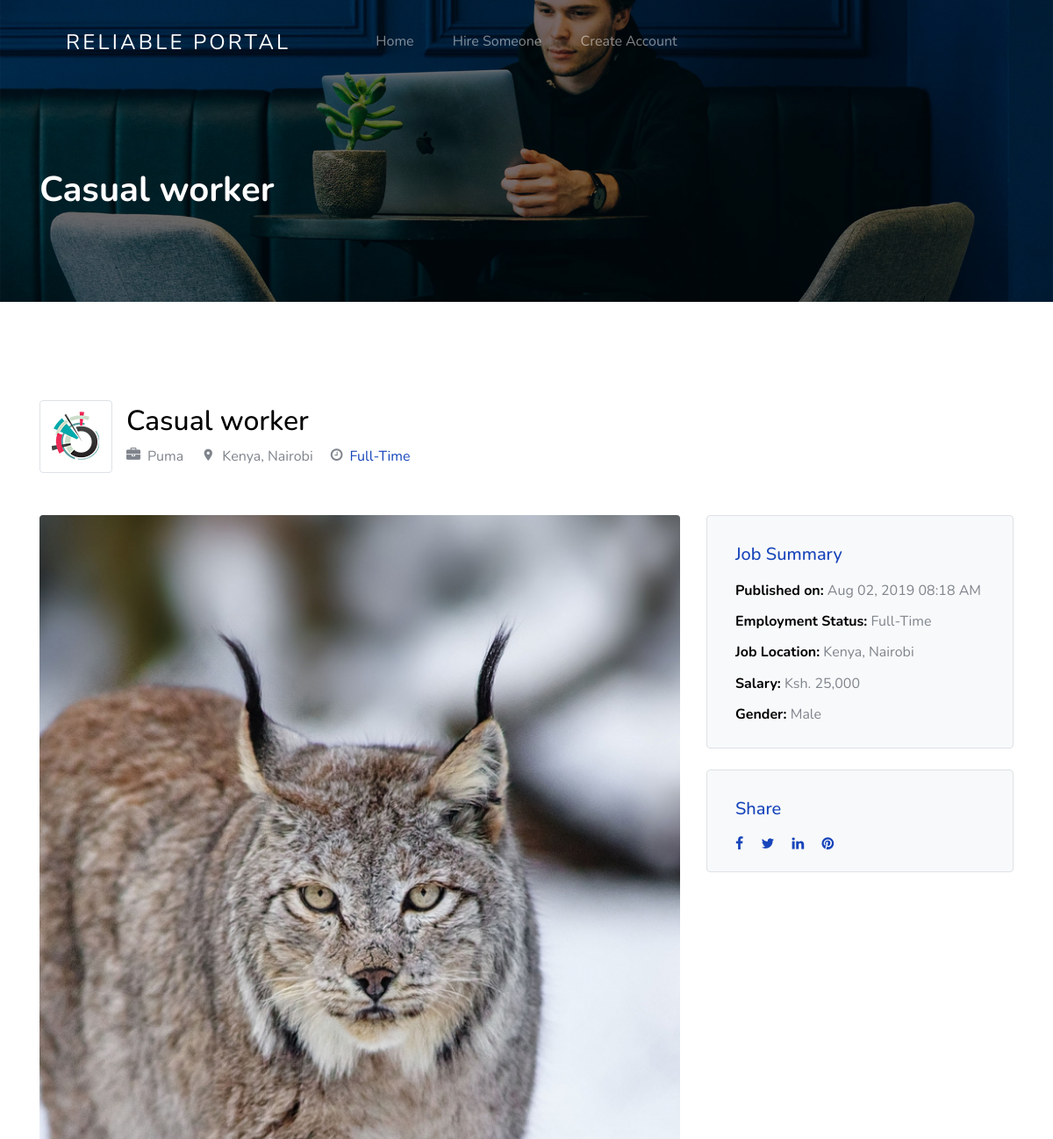
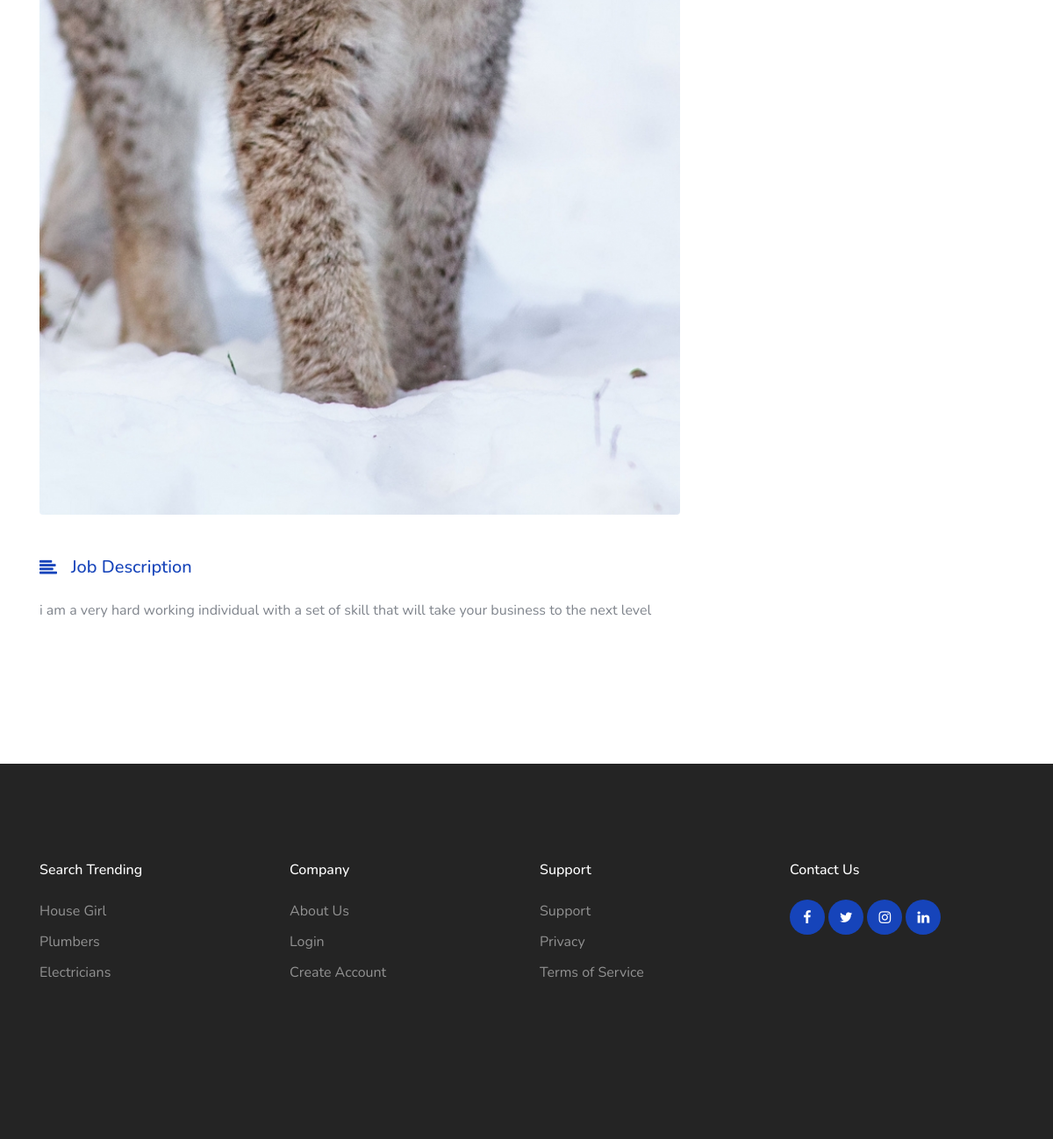
/job-single.php?job_id=8432, run on the app's committed database (2 pictures, top to bottom).
### tables this page shows
CREATE TABLE `business_profile` (
  `id` int(11) NOT NULL,
  `freelancer_id` int(255) NOT NULL,
  `job_category` varchar(191) NOT NULL,
  `job_description` longtext NOT NULL,
  `duration` varchar(191) NOT NULL,
  `salary` varchar(255) NOT NULL
);

CREATE TABLE `freelancer` (
  `id` int(11) NOT NULL,
  `freelancer_id` int(255) NOT NULL,
  `first` varchar(255) NOT NULL,
  `last` varchar(255) NOT NULL,
  `phone` varchar(255) NOT NULL,
  `id_number` varchar(255) NOT NULL,
  `country` varchar(255) NOT NULL,
  `county` varchar(255) NOT NULL,
  `city` varchar(255) NOT NULL,
  `image` longtext NOT NULL,
  `gender` varchar(255) NOT NULL,
  `date_created` datetime NOT NULL DEFAULT CURRENT_TIMESTAMP
);

### inc/functions.php (called while the page is built, shortened)
<?php
function pretty_date($date)
{
    return date("M d, Y h:i A", strtotime($date));
}
function money($number)
{
    return 'Ksh. ' . number_format($number, 0);
}

### job-single.php (the view, shortened to what this page needs)
<?php
include 'inc/db.php';
include 'inc/functions.php';
include 'inc/head.php';
if (isset($_GET['job_id'])) {
  $job_id = $_GET['job_id'];
  $query = "SELECT *
              FROM  freelancer INNER JOIN business_profile
              ON  freelancer.freelancer_id =  business_profile.freelancer_id WHERE freelancer.freelancer_id = '$job_id'";
  $getJobDetails = $db->query($query);
  $loopJobDetails = mysqli_fetch_assoc($getJobDetails);
}
?>
<body id="top">
  <div class="site-wrap">
    <?php include 'inc/nav.php'; ?>
    <section class="section-hero overlay inner-page bg-image" style="background-image: url('images/hero_1.jpg');" id="home-section">
      <div class="container">
        <div class="row">
          <div class="col-md-7">
            <h1 class="text-white font-weight-bold"><?= $loopJobDetails['job_category']; ?></h1>
          </div>
        </div>
      </div>
    </section>
    <section class="site-section">
      <div class="container">
        <div class="row align-items-center mb-5">
          <div class="col-lg-8 mb-4 mb-lg-0">
            <div class="d-flex align-items-center">
              <div class="border p-2 d-inline-block mr-3 rounded">
                <img src="images/featured-listing-1.jpg" alt="Free Website Template By Free-Template.co">
              </div>
              <div>
                <h2><?= $loopJobDetails['job_category']; ?></h2>
                <div>
                  <span class="ml-0 mr-2 mb-2"><span class="icon-briefcase mr-2"></span>Puma</span>
                  <span class="m-2"><span class="icon-room mr-2"></span><?= $loopJobDetails['country'] . ', ' . $loopJobDetails['county']; ?></span>
                  <span class="m-2"><span class="icon-clock-o mr-2"></span><span class="text-primary"><?= $loopJobDetails['duration']; ?></span></span>
                </div>
              </div>
            </div>
          </div>
        </div>
        <div class="row">
          <div class="col-lg-8">
            <div class="mb-5">
              <figure class="mb-5"><img src="images/freelancers/<?= $loopJobDetails['image']; ?>" alt="Free Website Template by Free-Template.co" class="img-fluid rounded"></figure>
              <h3 class="h5 d-flex align-items-center mb-4 text-primary"><span class="icon-align-left mr-3"></span>Job Description</h3>
              <?= $loopJobDetails['job_description']; ?>
            </div>
          </div>
          <div class="col-lg-4">
            <div class="bg-light p-3 border rounded mb-4">
              <h3 class="text-primary  mt-3 h5 pl-3 mb-3 ">Job Summary</h3>
              <ul class="list-unstyled pl-3 mb-0">
                <li class="mb-2"><strong class="text-black">Published on:</strong> <?= pretty_date($loopJobDetails['date_created']); ?></li>
                <li class="mb-2"><strong class="text-black">Employment Status:</strong> <?= $loopJobDetails['duration']; ?></li>
                <li class="mb-2"><strong class="text-black">Job Location:</strong> <?= $loopJobDetails['country'] . ', ' . $loopJobDetails['county']; ?></li>
                <li class="mb-2"><strong class="text-black">Salary:</strong> <?= money($loopJobDetails['salary']); ?></li>
                <li class="mb-2"><strong class="text-black">Gender:</strong> <?= ucfirst($loopJobDetails['gender']); ?></li>
              </ul>
            </div>
            <div class="bg-light p-3 border rounded">
              <h3 class="text-primary  mt-3 h5 pl-3 mb-3 ">Share</h3>
              <div class="px-3">
                <a href="#" class="pt-3 pb-3 pr-3 pl-0"><span class="icon-facebook"></span></a>
                <a href="#" class="pt-3 pb-3 pr-3 pl-0"><span class="icon-twitter"></span></a>
                <a href="#" class="pt-3 pb-3 pr-3 pl-0"><span class="icon-linkedin"></span></a>
                <a href="#" class="pt-3 pb-3 pr-3 pl-0"><span class="icon-pinterest"></span></a>
              </div>
            </div>
          </div>
        </div>
      </div>
    </section>
    <?php include 'inc/footer.php'; ?>
  </div>
</body>
</html>

### inc/head.php (shortened to what this page needs)
<!doctype html>
<html lang="en">
<head>
    <link rel="stylesheet" href="css/custom-bs.css">
    <link rel="stylesheet" href="css/jquery.fancybox.min.css">
    <link rel="stylesheet" href="css/bootstrap-select.min.css">
    <link rel="stylesheet" href="fonts/icomoon/style.css">
    <link rel="stylesheet" href="fonts/line-icons/style.css">
    <link rel="stylesheet" href="css/owl.carousel.min.css">
    <link rel="stylesheet" href="css/animate.min.css">
    <link rel="stylesheet" href="css/style.css">
</head>

### inc/nav.php (shortened to what this page needs)
<header class="site-navbar mt-3">
    <div class="container-fluid">
        <div class="row align-items-center">
            <div class="site-logo col-6"><a href="index.php">Reliable Portal</a></div>
            <nav class="mx-auto site-navigation">
                <ul class="site-menu js-clone-nav d-none d-xl-block ml-0 pl-0">
                    <li><a href="index.php" class="nav-link">Home</a></li>
                    <li><a href="job-listings.php">Hire Someone</a></li>
                    <li><a href="create_account.php">Create Account</a></li>
                </ul>
            </nav>
        </div>
    </div>
</header>

### inc/footer.php (shortened to what this page needs)
<footer class="site-footer">
    <div class="container">
        <div class="row mb-5">
            <div class="col-6 col-md-3 mb-4 mb-md-0">
                <h3>Search Trending</h3>
                <ul class="list-unstyled">
                    <li><a href="#">House Girl</a></li>
                    <li><a href="#">Plumbers</a></li>
                    <li><a href="#">Electricians</a></li>
                </ul>
            </div>
            <div class="col-6 col-md-3 mb-4 mb-md-0">
                <h3>Company</h3>
                <ul class="list-unstyled">
                    <li><a href="#">About Us</a></li>
                    <li><a href="#">Login</a></li>
                    <li><a href="#">Create Account</a></li>
                </ul>
            </div>
            <div class="col-6 col-md-3 mb-4 mb-md-0">
                <h3>Support</h3>
                <ul class="list-unstyled">
                    <li><a href="#">Support</a></li>
                    <li><a href="#">Privacy</a></li>
                    <li><a href="#">Terms of Service</a></li>
                </ul>
            </div>
            <div class="col-6 col-md-3 mb-4 mb-md-0">
                <h3>Contact Us</h3>
                <div class="footer-social">
                    <a href="#"><span class="icon-facebook"></span></a>
                    <a href="#"><span class="icon-twitter"></span></a>
                    <a href="#"><span class="icon-instagram"></span></a>
                    <a href="#"><span class="icon-linkedin"></span></a>
                </div>
            </div>
        </div>
    </div>
</footer>

### css/style.css (style rules this page uses)
.site-navbar { margin-bottom: 0px; z-index: 1999; position: absolute; width: 100%; top: 2rem; }
.site-navbar .container-fluid { padding-left: 7rem; padding-right: 7rem; }
.site-navbar .site-logo { position: absolute; left: 5%; }
.site-navbar .site-logo a { color: #fff; font-size: 1.5rem; letter-spacing: .2rem; text-transform: uppercase; }
.site-navbar .site-navigation { position: absolute; left: 50%; -webkit-transform: translateX(-50%); -ms-transform: translateX(-50%); transform: translateX(-50%); z-index: 5; }
.site-navbar .site-navigation .site-menu { margin-bottom: 0; }
.site-navbar .site-navigation .site-menu a { text-decoration: none !important; display: inline-block; position: relative; }
.site-navbar .site-navigation .site-menu > li { display: inline-block; }
.site-navbar .site-navigation .site-menu > li > a { padding: 20px 20px !important; color: rgba(255, 255, 255, 0.5); display: inline-block; text-decoration: none !important; }
.site-mobile-menu .site-nav-wrap { padding: 0; margin: 0; list-style: none; position: relative; }
.site-mobile-menu .site-nav-wrap a { padding: 10px 20px; display: block; position: relative; color: #212529; }
.site-mobile-menu .site-nav-wrap li { position: relative; display: block; }
.site-mobile-menu .site-nav-wrap > li { display: block; position: relative; float: left; width: 100%; }
.site-mobile-menu .site-nav-wrap > li > a { padding-left: 20px; font-size: 20px; }
body { font-weight: 400; font-size: 1rem; line-height: 1.7; position: relative; }
body:after { content: ""; position: absolute; top: 0; left: 0; right: 0; bottom: 0; background: rgba(0, 0, 0, 0.7); z-index: 100; opacity: 0; visibility: hidden; -webkit-transition: .3s all ease; -o-transition: .3s all ease; transition: .3s all ease; }
h1, h2, h3, h4 { color: #000; }
.site-section { padding-top: 7rem; padding-bottom: 7rem; position: relative; z-index: 2; }
.text-black { color: #000 !important; }
.bg-image { background-size: cover; background-position: center center; background-repeat: no-repeat; }
.section-hero, .section-hero > .container > .row { height: 100vh; min-height: 900px; }
.section-hero.inner-page, .section-hero.inner-page > .container > .row { height: auto; min-height: auto; padding-top: 6em; padding-bottom: 3em; }
.section-hero.overlay, .section-hero.overlay-2 { position: relative; }
.section-hero.overlay:before, .section-hero.overlay-2:before { z-index: 1; position: absolute; content: ""; top: 0; left: 0; right: 0; bottom: 0; background: rgba(0, 0, 0, 0.5); }
.section-hero > .container { z-index: 2; position: relative; }
.site-footer { padding: 7rem 0; position: relative; background: #242424; }
.site-footer h3 { font-size: 1rem; margin-bottom: 1.5rem; color: #fff; }
.site-footer a { color: rgba(255, 255, 255, 0.5); }
.site-footer ul li { margin-bottom: .5rem; }
.site-footer ul li a { color: rgba(255, 255, 255, 0.5); }
.footer-social a, .social a { display: inline-block; width: 40px; height: 40px; position: relative; background: #1644ba; border-radius: 50%; text-decoration: none !important; }
.footer-social a > span, .social a > span { position: absolute; left: 50%; top: 50%; color: #fff; -webkit-transform: translate(-50%, -50%); -ms-transform: translate(-50%, -50%); transform: translate(-50%, -50%); }

### data on the page
business_profile: job_category "Casual worker", freelancer.country "Kenya", freelancer.county "Nairobi", duration "Full-Time", freelancer.image (picture), job_description "i am a very hard working individual with a set of skill that will take your business to the next level", freelancer.date_created "Aug 02, 2019 08:18 AM", salary "Ksh. 25,000", freelancer.gender "Male"
